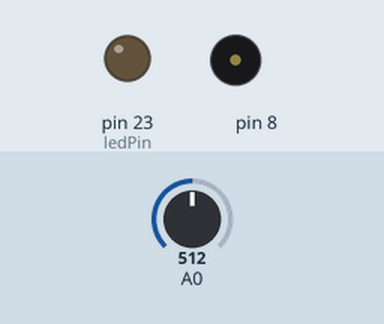
Bench run of a sketch on a simulated Arduino Mega 2560, built with avr-gcc and run on an emulated ATmega2560. On the bench: output pins drawn as LEDs (lit = HIGH), buzzer (waves = sounding). The inputs (shaded band) are chosen by the test bench; at power-on: A0 = 512.

Above: at 0.1 s.
At 5.1 s:
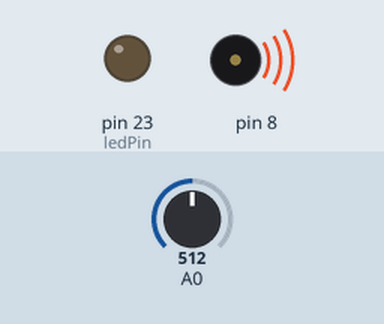
Timing chart, 0 to 6.6 s (numbered marks = the images above):
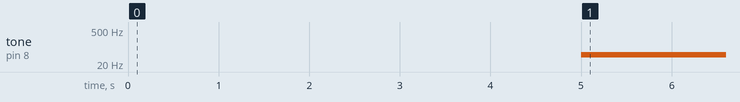

Measured:
- by itself, tone on pin 8: silent → 49 Hz at 5.0 s

The sketch:

light_theremin.ino
```cpp
int sensorValue;
int sensorLow = 1023;
int sensorHigh = 0;

const int ledPin = 23;

void setup() {
  pinMode(ledPin, OUTPUT);
  digitalWrite(ledPin, HIGH);

  while (millis() < 5000) {
    sensorValue = analogRead(A0);

    if (sensorValue > sensorHigh) {
      sensorHigh = sensorValue;
    }

    if (sensorValue < sensorLow) {
      sensorLow = sensorValue;
    }

    digitalWrite(ledPin, LOW);
  }
}

void loop() {
  sensorValue = analogRead(A0);

  int pitch = map(sensorValue, sensorLow, sensorHigh, 50, 4000);
  tone(8, pitch, 20);
  delay(10);
}
```
